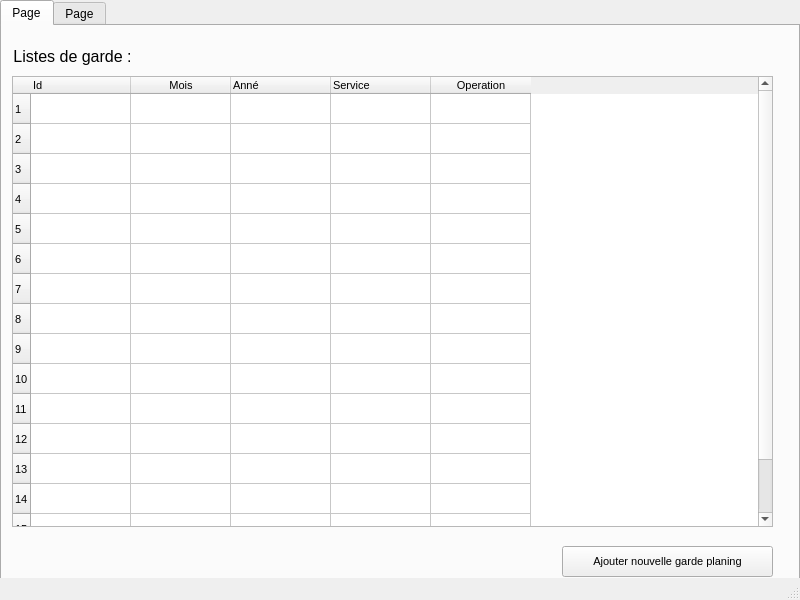
<?xml version="1.0" encoding="UTF-8"?>
<ui version="4.0">
 <class>MainWindow</class>
 <widget class="QMainWindow" name="MainWindow">
  <property name="geometry">
   <rect>
    <x>0</x>
    <y>0</y>
    <width>800</width>
    <height>600</height>
   </rect>
  </property>
  <property name="sizePolicy">
   <sizepolicy hsizetype="Preferred" vsizetype="Fixed">
    <horstretch>0</horstretch>
    <verstretch>0</verstretch>
   </sizepolicy>
  </property>
  <property name="minimumSize">
   <size>
    <width>800</width>
    <height>600</height>
   </size>
  </property>
  <property name="maximumSize">
   <size>
    <width>800</width>
    <height>600</height>
   </size>
  </property>
  <property name="windowTitle">
   <string>Service de pharmacie</string>
  </property>
  <widget class="QWidget" name="centralwidget">
   <widget class="QTabWidget" name="tabWidget">
    <property name="geometry">
     <rect>
      <x>0</x>
      <y>0</y>
      <width>800</width>
      <height>600</height>
     </rect>
    </property>
    <property name="sizePolicy">
     <sizepolicy hsizetype="Fixed" vsizetype="Fixed">
      <horstretch>0</horstretch>
      <verstretch>0</verstretch>
     </sizepolicy>
    </property>
    <property name="minimumSize">
     <size>
      <width>800</width>
      <height>600</height>
     </size>
    </property>
    <property name="maximumSize">
     <size>
      <width>800</width>
      <height>600</height>
     </size>
    </property>
    <property name="focusPolicy">
     <enum>Qt::StrongFocus</enum>
    </property>
    <property name="currentIndex">
     <number>0</number>
    </property>
    <widget class="QWidget" name="tab">
     <property name="sizePolicy">
      <sizepolicy hsizetype="Fixed" vsizetype="Fixed">
       <horstretch>0</horstretch>
       <verstretch>0</verstretch>
      </sizepolicy>
     </property>
     <property name="font">
      <font>
       <pointsize>8</pointsize>
      </font>
     </property>
     <attribute name="title">
      <string>Page</string>
     </attribute>
     <widget class="QLabel" name="label_4">
      <property name="geometry">
       <rect>
        <x>-10</x>
        <y>20</y>
        <width>161</width>
        <height>21</height>
       </rect>
      </property>
      <property name="font">
       <font>
        <pointsize>12</pointsize>
       </font>
      </property>
      <property name="text">
       <string>Listes de garde :</string>
      </property>
      <property name="alignment">
       <set>Qt::AlignCenter</set>
      </property>
     </widget>
     <widget class="QTableWidget" name="tableWidget_2">
      <property name="geometry">
       <rect>
        <x>10</x>
        <y>50</y>
        <width>761</width>
        <height>451</height>
       </rect>
      </property>
      <property name="sizePolicy">
       <sizepolicy hsizetype="Fixed" vsizetype="Fixed">
        <horstretch>0</horstretch>
        <verstretch>0</verstretch>
       </sizepolicy>
      </property>
      <property name="editTriggers">
       <set>QAbstractItemView::NoEditTriggers</set>
      </property>
      <property name="selectionMode">
       <enum>QAbstractItemView::NoSelection</enum>
      </property>
      <property name="selectionBehavior">
       <enum>QAbstractItemView::SelectRows</enum>
      </property>
      <row>
       <property name="text">
        <string>1</string>
       </property>
      </row>
      <row>
       <property name="text">
        <string>2</string>
       </property>
      </row>
      <row>
       <property name="text">
        <string>3</string>
       </property>
      </row>
      <row>
       <property name="text">
        <string>4</string>
       </property>
      </row>
      <row>
       <property name="text">
        <string>5</string>
       </property>
      </row>
      <row>
       <property name="text">
        <string>6</string>
       </property>
      </row>
      <row>
       <property name="text">
        <string>7</string>
       </property>
      </row>
      <row>
       <property name="text">
        <string>8</string>
       </property>
      </row>
      <row>
       <property name="text">
        <string>9</string>
       </property>
      </row>
      <row>
       <property name="text">
        <string>10</string>
       </property>
      </row>
      <row>
       <property name="text">
        <string>11</string>
       </property>
      </row>
      <row>
       <property name="text">
        <string>12</string>
       </property>
      </row>
      <row>
       <property name="text">
        <string>13</string>
       </property>
      </row>
      <row>
       <property name="text">
        <string>14</string>
       </property>
      </row>
      <row>
       <property name="text">
        <string>15</string>
       </property>
      </row>
      <row>
       <property name="text">
        <string>16</string>
       </property>
      </row>
      <column>
       <property name="text">
        <string>Id</string>
       </property>
       <property name="textAlignment">
        <set>AlignLeading|AlignVCenter</set>
       </property>
      </column>
      <column>
       <property name="text">
        <string>Mois</string>
       </property>
      </column>
      <column>
       <property name="text">
        <string>Anné</string>
       </property>
       <property name="textAlignment">
        <set>AlignLeading|AlignVCenter</set>
       </property>
      </column>
      <column>
       <property name="text">
        <string>Service</string>
       </property>
       <property name="textAlignment">
        <set>AlignLeading|AlignVCenter</set>
       </property>
      </column>
      <column>
       <property name="text">
        <string>Operation</string>
       </property>
      </column>
      <item row="0" column="0">
       <property name="text">
        <string/>
       </property>
       <property name="textAlignment">
        <set>AlignCenter</set>
       </property>
      </item>
     </widget>
     <widget class="QPushButton" name="pushButton_4">
      <property name="geometry">
       <rect>
        <x>560</x>
        <y>520</y>
        <width>211</width>
        <height>31</height>
       </rect>
      </property>
      <property name="sizePolicy">
       <sizepolicy hsizetype="Preferred" vsizetype="Fixed">
        <horstretch>0</horstretch>
        <verstretch>0</verstretch>
       </sizepolicy>
      </property>
      <property name="text">
       <string>Ajouter nouvelle garde planing</string>
      </property>
     </widget>
    </widget>
    <widget class="QWidget" name="tab_2">
     <property name="sizePolicy">
      <sizepolicy hsizetype="Fixed" vsizetype="Fixed">
       <horstretch>0</horstretch>
       <verstretch>0</verstretch>
      </sizepolicy>
     </property>
     <property name="font">
      <font>
       <pointsize>8</pointsize>
      </font>
     </property>
     <attribute name="title">
      <string>Page</string>
     </attribute>
     <widget class="QLabel" name="label">
      <property name="geometry">
       <rect>
        <x>440</x>
        <y>20</y>
        <width>251</width>
        <height>21</height>
       </rect>
      </property>
      <property name="font">
       <font>
        <pointsize>12</pointsize>
       </font>
      </property>
      <property name="text">
       <string>Ajouter nouveau pharmacien :</string>
      </property>
      <property name="alignment">
       <set>Qt::AlignCenter</set>
      </property>
     </widget>
     <widget class="QWidget" name="widget" native="true">
      <property name="geometry">
       <rect>
        <x>430</x>
        <y>10</y>
        <width>6</width>
        <height>551</height>
       </rect>
      </property>
      <property name="focusPolicy">
       <enum>Qt::StrongFocus</enum>
      </property>
     </widget>
     <widget class="QLabel" name="label_2">
      <property name="geometry">
       <rect>
        <x>460</x>
        <y>80</y>
        <width>121</width>
        <height>16</height>
       </rect>
      </property>
      <property name="font">
       <font>
        <pointsize>10</pointsize>
       </font>
      </property>
      <property name="text">
       <string>nom de pharmacien :</string>
      </property>
     </widget>
     <widget class="QLineEdit" name="lineEdit">
      <property name="geometry">
       <rect>
        <x>460</x>
        <y>100</y>
        <width>221</width>
        <height>20</height>
       </rect>
      </property>
     </widget>
     <widget class="QLabel" name="label_3">
      <property name="geometry">
       <rect>
        <x>0</x>
        <y>20</y>
        <width>191</width>
        <height>21</height>
       </rect>
      </property>
      <property name="font">
       <font>
        <pointsize>12</pointsize>
       </font>
      </property>
      <property name="text">
       <string>Liste des pharmaciens :</string>
      </property>
      <property name="alignment">
       <set>Qt::AlignCenter</set>
      </property>
     </widget>
     <widget class="QPushButton" name="pushButton">
      <property name="geometry">
       <rect>
        <x>610</x>
        <y>150</y>
        <width>75</width>
        <height>23</height>
       </rect>
      </property>
      <property name="font">
       <font>
        <pointsize>8</pointsize>
        <weight>50</weight>
        <bold>false</bold>
       </font>
      </property>
      <property name="text">
       <string>Ajouter</string>
      </property>
      <property name="icon">
       <iconset>
        <normaloff>../asstes/images/plus.png</normaloff>../asstes/images/plus.png</iconset>
      </property>
     </widget>
     <widget class="QPushButton" name="pushButton_2">
      <property name="geometry">
       <rect>
        <x>334</x>
        <y>530</y>
        <width>91</width>
        <height>23</height>
       </rect>
      </property>
      <property name="text">
       <string>suprimmer</string>
      </property>
     </widget>
     <widget class="QPushButton" name="pushButton_3">
      <property name="geometry">
       <rect>
        <x>230</x>
        <y>530</y>
        <width>91</width>
        <height>23</height>
       </rect>
      </property>
      <property name="text">
       <string>Metre a jour</string>
      </property>
     </widget>
     <widget class="QTableWidget" name="tableWidget">
      <property name="enabled">
       <bool>true</bool>
      </property>
      <property name="geometry">
       <rect>
        <x>10</x>
        <y>50</y>
        <width>411</width>
        <height>471</height>
       </rect>
      </property>
      <property name="sizePolicy">
       <sizepolicy hsizetype="Fixed" vsizetype="Fixed">
        <horstretch>0</horstretch>
        <verstretch>0</verstretch>
       </sizepolicy>
      </property>
      <property name="cursor" stdset="0">
       <cursorShape>ForbiddenCursor</cursorShape>
      </property>
      <property name="editTriggers">
       <set>QAbstractItemView::NoEditTriggers</set>
      </property>
      <row>
       <property name="text">
        <string>1</string>
       </property>
      </row>
      <row>
       <property name="text">
        <string>2</string>
       </property>
      </row>
      <row>
       <property name="text">
        <string>3</string>
       </property>
      </row>
      <row>
       <property name="text">
        <string>4</string>
       </property>
      </row>
      <row>
       <property name="text">
        <string>5</string>
       </property>
      </row>
      <row>
       <property name="text">
        <string>6</string>
       </property>
      </row>
      <row>
       <property name="text">
        <string>7</string>
       </property>
      </row>
      <row>
       <property name="text">
        <string>8</string>
       </property>
      </row>
      <row>
       <property name="text">
        <string>9</string>
       </property>
      </row>
      <row>
       <property name="text">
        <string>10</string>
       </property>
      </row>
      <row>
       <property name="text">
        <string>11</string>
       </property>
      </row>
      <row>
       <property name="text">
        <string>12</string>
       </property>
      </row>
      <row>
       <property name="text">
        <string>13</string>
       </property>
      </row>
      <row>
       <property name="text">
        <string>14</string>
       </property>
      </row>
      <row>
       <property name="text">
        <string>15</string>
       </property>
      </row>
      <row>
       <property name="text">
        <string>16</string>
       </property>
      </row>
      <row>
       <property name="text">
        <string>17</string>
       </property>
      </row>
      <row>
       <property name="text">
        <string>18</string>
       </property>
      </row>
      <row>
       <property name="text">
        <string>19</string>
       </property>
      </row>
      <row>
       <property name="text">
        <string>20</string>
       </property>
      </row>
      <row>
       <property name="text">
        <string>21</string>
       </property>
      </row>
      <row>
       <property name="text">
        <string>22</string>
       </property>
      </row>
      <row>
       <property name="text">
        <string>23</string>
       </property>
      </row>
      <row>
       <property name="text">
        <string>24</string>
       </property>
      </row>
      <row>
       <property name="text">
        <string>25</string>
       </property>
      </row>
      <row>
       <property name="text">
        <string>26</string>
       </property>
      </row>
      <row>
       <property name="text">
        <string>27</string>
       </property>
      </row>
      <row>
       <property name="text">
        <string>28</string>
       </property>
      </row>
      <row>
       <property name="text">
        <string>29</string>
       </property>
      </row>
      <row>
       <property name="text">
        <string>30</string>
       </property>
      </row>
      <column>
       <property name="text">
        <string>Id</string>
       </property>
      </column>
      <column>
       <property name="text">
        <string>Nom et prenom</string>
       </property>
      </column>
      <column>
       <property name="text">
        <string>Service</string>
       </property>
      </column>
     </widget>
    </widget>
   </widget>
  </widget>
  <widget class="QStatusBar" name="statusbar"/>
 </widget>
 <resources/>
 <connections/>
</ui>
